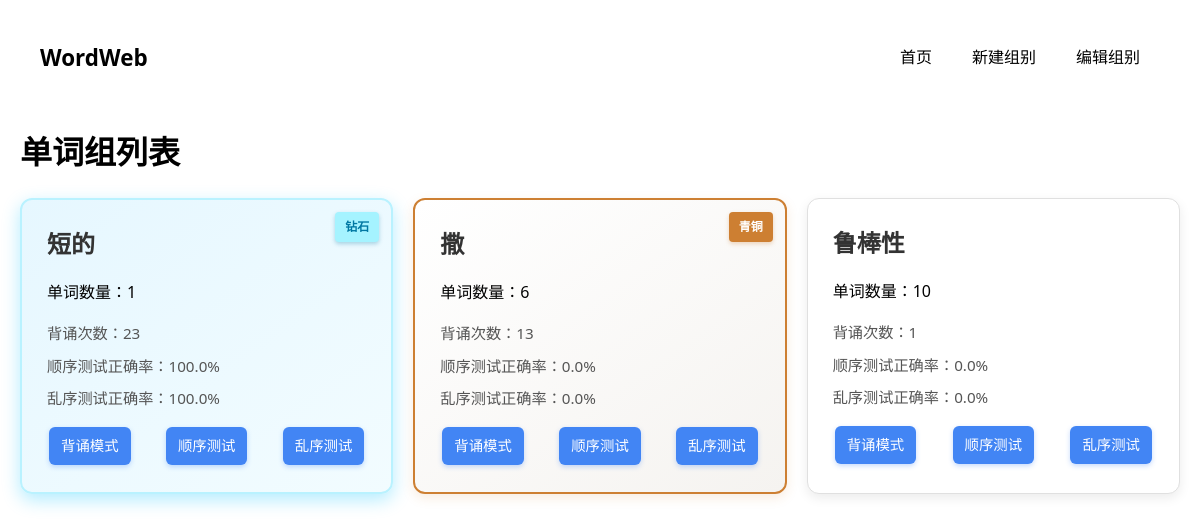
Before: / with the older database file.
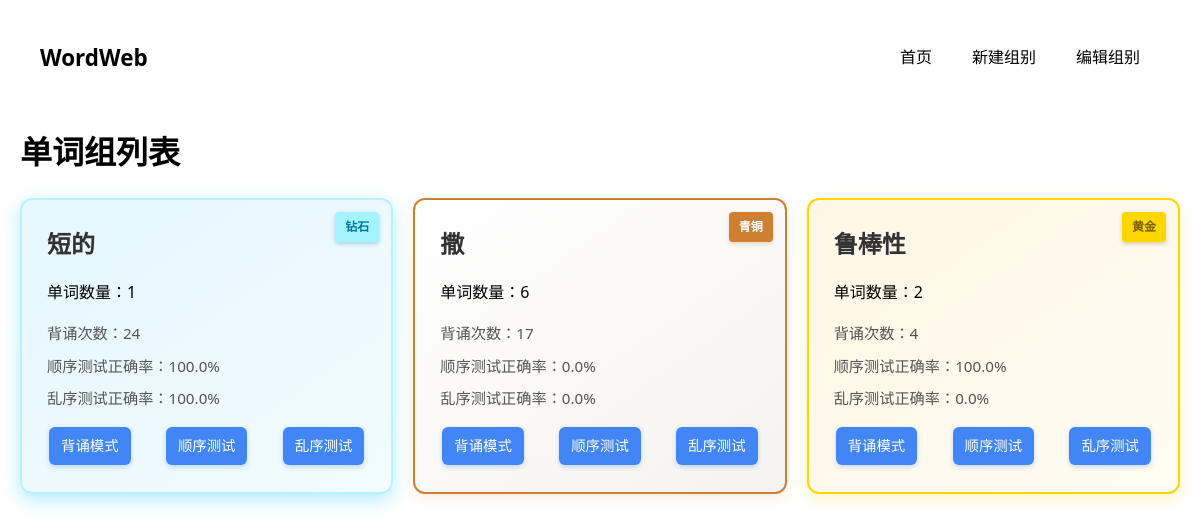
After: the same page with the newer database file.
### app/models.py (models this page shows)
class WordGroup(db.Model):
    id = db.Column(db.Integer, primary_key=True)
    name = db.Column(db.String(100), unique=True, nullable=False)
    created_at = db.Column(db.DateTime, default=datetime.utcnow)
    words = db.relationship('Word', backref='group', lazy='dynamic', cascade='all, delete-orphan')
    stats = db.relationship('GroupStats', backref='group', uselist=False, cascade='all, delete-orphan')

class GroupStats(db.Model):
    id = db.Column(db.Integer, primary_key=True)
    group_id = db.Column(db.Integer, db.ForeignKey('word_group.id'), unique=True)
    study_count = db.Column(db.Integer, default=0)
    order_quiz_count = db.Column(db.Integer, default=0)
    random_quiz_count = db.Column(db.Integer, default=0)
    last_score = db.Column(db.Float, default=0.0)  # 顺序测试正确率
    random_last_score = db.Column(db.Float, default=0.0)  # 乱序测试正确率

### app/blueprints/main.py (the view)
@main_bp.route('/')
def index():
    groups = WordGroup.query.all()
    return render_template('index.html', groups=groups)

### app/templates/index.html (shortened to what this page needs)
{% extends "base.html" %}
{% block content %}
<h1>单词组列表</h1>
<div class="group-list">
    {% for group in groups %}
    <div class="group-card
        {% if group.stats.random_last_score == 1.0 %}diamond-card
        {% elif group.stats.last_score == 1.0 %}gold-card
        {% elif group.stats.study_count >= 3 %}bronze-card
        {% endif %}">
        <h2>{{ group.name }}</h2>
        <p>单词数量：{{ group.words.count() }}</p>
        <div class="stats">
            <span>背诵次数：{{ group.stats.study_count }}</span>
            <span>顺序测试正确率：{{ "%.1f"|format(group.stats.last_score*100) }}%</span>
            <span>乱序测试正确率：{{ "%.1f"|format((group.stats.random_last_score or 0)*100) }}%</span>
        </div>
        <div class="actions">
            <a href="{{ url_for('practice.study_mode', group_id=group.id) }}" class="btn btn-primary">背诵模式</a>
            <a href="{{ url_for('practice.quiz_mode', group_id=group.id, mode='order') }}" class="btn btn-primary">顺序测试</a>
            <a href="{{ url_for('practice.quiz_mode', group_id=group.id, mode='random') }}" class="btn btn-primary">乱序测试</a>
        </div>
        {% if group.stats.random_last_score == 1.0 %}
        <div class="card-badge diamond">钻石</div>
        {% elif group.stats.last_score == 1.0 %}
        <div class="card-badge gold">黄金</div>
        {% elif group.stats.study_count >= 3 %}
        <div class="card-badge bronze">青铜</div>
        {% endif %}
    </div>
    {% endfor %}
</div>
{% endblock %}

### app/templates/base.html (shortened to what this page needs)
<!DOCTYPE html>
<html>
<head>
    <link rel="stylesheet" href="{{ url_for('static', filename='style.css') }}">
</head>
<body>
    <nav>
        <a href="{{ url_for('main.index') }}" class="brand">WordWeb</a>
        <div class="nav-links">
            <a href="{{ url_for('main.index') }}">首页</a>
            <a href="{{ url_for('groups.create_group') }}">新建组别</a>
            <a href="{{ url_for('groups.manage_groups') }}">编辑组别</a>
        </div>
    </nav>
    <div class="container">
        {% block content %}{% endblock %}
    </div>
</body>
</html>

### app/static/style.css (style rules this page uses)
body { font-family: 'Segoe UI', Tahoma, Geneva, Verdana, sans-serif; max-width: 1200px; margin: 0 auto; padding: 20px; line-height: 1.6; }
nav { background: #f8f9fa; padding: 15px; margin-bottom: 30px; border-radius: 5px; }
nav a { margin-right: 20px; text-decoration: none; color: #333; }
.group-list { display: grid; grid-template-columns: repeat(auto-fill, minmax(300px, 1fr)); gap: 20px; }
.group-card { background: #fff; border: 1px solid #ddd; border-radius: 8px; padding: 20px; box-shadow: 0 2px 4px rgba(0,0,0,0.1); }
.group-card h2 { margin-top: 0; color: #2c3e50; }
.stats span { display: block; margin: 5px 0; font-size: 0.9em; color: #666; }
.group-card { background: #fff; border-radius: 12px; padding: 25px; margin-bottom: 20px; box-shadow: 0 4px 12px rgba(0,0,0,0.08); border: 1px solid #e0e0e0; transition: transform 0.2s ease, box-shadow 0.2s ease; }
.group-card h2 { margin-top: 0; margin-bottom: 15px; color: #333; font-size: 1.5rem; }
.stats { margin: 15px 0; }
.stats span { display: block; margin: 8px 0; font-size: 0.95rem; color: #555; }
.actions { display: flex; flex-wrap: wrap; gap: 8px; margin-top: 15px; }
.btn { display: inline-block; padding: 10px 18px; margin: 5px; border: none; border-radius: 6px; box-shadow: 0 2px 4px rgba(0,0,0,0.2); text-decoration: none; text-align: center; font-weight: 500; font-size: 1rem; cursor: pointer; transition: all 0.3s ease; }
button.btn, a.btn { font-size: 1rem; font-family: inherit; line-height: 1.5; }
.btn-primary { background: #4285f4; color: white; }
.group-card .btn { padding: 8px 12px; font-size: 0.9rem; margin: 3px; }
.group-card .actions { display: flex; flex-wrap: nowrap; justify-content: space-between; gap: 5px; margin-top: 15px; width: 100%; }
@media (min-width: 768px) { .group-list { grid-template-columns: repeat(auto-fill, minmax(350px, 1fr)); } }
.actions .btn { margin: 2px; }
.group-list .bronze-card { background: linear-gradient(145deg, #fff, #f5f3f0); border: 2px solid #cd7f32 !important; box-shadow: 0 4px 12px rgba(205, 127, 50, 0.15) !important; position: relative; overflow: hidden; animation: bronze-pulse 3s infinite; }
.group-list .gold-card { background: linear-gradient(145deg, #fff7e6, #fffcf2); border: 2px solid #ffd700 !important; box-shadow: 0 5px 15px rgba(255, 215, 0, 0.25) !important; position: relative; overflow: hidden; animation: gold-pulse 2.5s infinite; }
.group-list .diamond-card { background: linear-gradient(145deg, #e6f7ff, #f2fcff); border: 2px solid #b9f2ff !important; box-shadow: 0 6px 18px rgba(0, 191, 255, 0.3) !important; position: relative; overflow: hidden; animation: diamond-pulse 2s infinite; }
.card-badge { position: absolute; top: 12px; right: 12px; padding: 5px 10px; border-radius: 4px; font-size: 0.75rem; font-weight: bold; z-index: 2; }
.card-badge.bronze { background-color: #cd7f32; color: white; box-shadow: 0 2px 4px rgba(205, 127, 50, 0.3); }
.card-badge.gold { background-color: #ffd700; color: #7a5f00; box-shadow: 0 2px 4px rgba(122, 95, 0, 0.3); }
.card-badge.diamond { background-color: #a5f3ff; color: #0078a3; box-shadow: 0 2px 4px rgba(0, 120, 163, 0.3); }
nav { background: white; padding: 15px 20px; margin-bottom: 30px; border-radius: var(--border-radius); box-shadow: var(--card-shadow); display: flex; justify-content: space-between; align-items: center; }
nav .brand { font-size: 1.4rem; font-weight: bold; color: var(--primary-color); text-decoration: none; }
nav .nav-links { display: flex; gap: 20px; }
nav a { position: relative; margin-right: 20px; text-decoration: none; color: var(--medium-text); padding: 5px 0; font-weight: 500; transition: color var(--transition-speed); }
nav a::after { content: ''; position: absolute; bottom: 0; left: 0; width: 0; height: 2px; background-color: var(--primary-color); transition: width var(--transition-speed); }
.btn { display: inline-flex; align-items: center; justify-content: center; padding: 10px 20px; font-weight: 500; font-size: 1rem; border-radius: 6px; cursor: pointer; transition: all 0.2s ease; text-decoration: none; }
.btn-primary { background: var(--primary-color, #4285f4); color: white; border: none; box-shadow: 0 2px 5px rgba(66, 133, 244, 0.3); }

Changed rows visible on the page:
changed through a linked row, WordGroup "短的": stats.study_count "23" → "24"
changed through a linked row, WordGroup (number 2 of 3 on the later page): stats.study_count "13" → "17"
changed through a linked row, WordGroup "鲁棒性": words.count "10" → "2"; stats.study_count "1" → "4"; now shows "黄金"
changed GroupStats (number 3 of 3 on the later page): last_score 0 → 1 (drawn); group.stats.last_score*100 "0.0" → "100.0"
